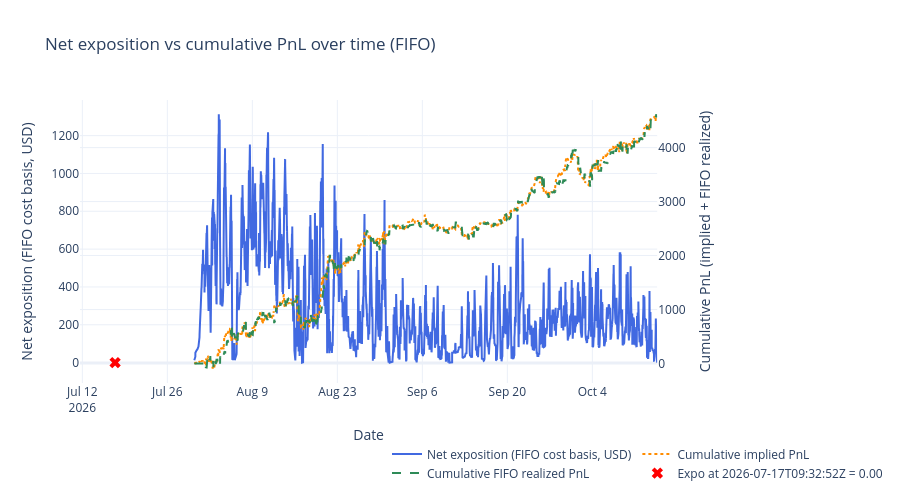

Write notebook code for a chart like this one.
### Code cell
# # Net exposition over time using FIFO cost basis, with resolution resets at lastTradeAt

# # Optional: filter to specific contracts for investigation
# # Set to None to compute over all contracts (default).
# # Examples:
CONTRACT_FILTER = None # {'0xd86a816093fcd0a0e1ca440bc5ce199bd3c5a8d6139e044b076958164f8c5423'} 
# FAST_DELAY_S = 300
TARGET_TS = "2026-07-17T09:32:52Z"

# Load summaries for resolution proxy
with open(BACKTEST_DIR / "summaries.json") as f:
    _summaries = pd.DataFrame(json.load(f))
_summaries['lastTradeAt'] = pd.to_datetime(_summaries['lastTradeAt'], format='mixed', utc=True)
_resolved_at = dict(zip(_summaries['conditionId'], _summaries['lastTradeAt']))

# Derive settlement price per (condition_id, token_id) from implied_pnl
# A single condition can have Yes/No tokens with opposite settlements (0 vs 1)
_settlement = {}
for (_cid, _tid), _fg in wallet_all.groupby(['condition_id', 'token_id']):
    _r = _fg.iloc[0]
    _s = _r['implied_pnl'] / _r['fill_quantity'] + _r['order_price'] if _r['order_side'] == 'BUY' else _r['order_price'] - _r['implied_pnl'] / _r['fill_quantity']
    _settlement[(_cid, _tid)] = round(_s)

# Per-contract FIFO exposure at each fill timestamp
expo_parts = []
for cid, grp in wallet_all.sort_values('dt').groupby('condition_id'):
    if CONTRACT_FILTER is not None and cid not in CONTRACT_FILTER:
        continue
    grp = grp.sort_values('dt')
    long_q = []
    short_q = []
    realized_pnl = 0.0
    buy_vol_acc = 0.0
    sell_vol_acc = 0.0
    rows = []
    for _, row in grp.iterrows():
        qty = row['fill_quantity']
        price = row['order_price']
        if row['order_side'] == 'BUY':
            buy_vol_acc += qty * price
            remaining = qty
            while remaining > 0 and short_q:
                avail, p, _tid_sq = short_q[0]
                match = min(remaining, avail)
                realized_pnl += match * (p - price)
                remaining -= match
                if match == avail:
                    short_q.pop(0)
                else:
                    short_q[0] = (avail - match, p, _tid_sq)
            if remaining > 0:
                long_q.append((remaining, price, row['token_id']))
        else:
            sell_vol_acc += qty * price
            remaining = qty
            while remaining > 0 and long_q:
                avail, p, _tid_lq = long_q[0]
                match = min(remaining, avail)
                realized_pnl += match * (price - p)
                remaining -= match
                if match == avail:
                    long_q.pop(0)
                else:
                    long_q[0] = (avail - match, p, _tid_lq)
            if remaining > 0:
                short_q.append((remaining, price, row['token_id']))

        exposure = sum(q * p for q, p, _ in long_q) + sum(q * p for q, p, _ in short_q)
        if exposure < 0:
            exposure = 0.0
        if cid in _resolved_at and row['dt'] >= _resolved_at[cid]:
            exposure = 0.0
        rows.append({'condition_id': cid, 'dt': row['dt'], 'exposition': exposure, 'cum_realized_pnl': realized_pnl})

    expo_parts.append(pd.DataFrame(rows))

    # Settle remaining position at resolution and reset exposition to 0
    if cid in _resolved_at:
        for q, p, tid in long_q:
            realized_pnl += q * (_settlement.get((cid, tid), 0.0) - p)
        for q, p, tid in short_q:
            realized_pnl += q * (p - _settlement.get((cid, tid), 0.0))
        expo_parts.append(pd.DataFrame([{'condition_id': cid, 'dt': _resolved_at[cid], 'exposition': 0.0, 'cum_realized_pnl': realized_pnl}]))

expo_all = pd.concat(expo_parts, ignore_index=True) if expo_parts else pd.DataFrame(
    columns=['condition_id', 'dt', 'exposition']
)

# Per-contract validation breakdown
if not expo_all.empty:
    _last_per_cid = expo_all.groupby('condition_id')['exposition'].last().reset_index()
    _last_per_cid.columns = ['condition_id', 'exposition']
    _active = _last_per_cid[_last_per_cid['exposition'] > 0].sort_values('exposition', ascending=False)
    print(f"=== Per-contract exposition breakdown{" (filtered)" if CONTRACT_FILTER is not None else ""} ===")
    print(_active.to_string(index=False))
    print(f"\nContracts with exposition > 0: {len(_active)}")
    print(f"Sum of per-contract exposition: {_active['exposition'].sum():.2f}")

# Aggregate across all contracts at each timestamp
# Forward-fill each contract's exposition then sum across contracts
# Each contract's exposition persists until its next fill or resolution
_expo_sorted = expo_all.sort_values(['condition_id', 'dt'])
_expo_sorted['_delta'] = _expo_sorted.groupby('condition_id')['exposition'].diff()
_first_idx = _expo_sorted.groupby('condition_id').head(1).index
_expo_sorted.loc[_first_idx, '_delta'] = _expo_sorted.loc[_first_idx, 'exposition']
ts = _expo_sorted.groupby('dt', as_index=False)['_delta'].sum().sort_values('dt')
ts['exposition'] = ts['_delta'].cumsum()
ts = ts.drop(columns=['_delta'])

# Aggregate FIFO realized PnL across contracts (same diff/cumsum pattern)
_expo_sorted['_rpnl_delta'] = _expo_sorted.groupby('condition_id')['cum_realized_pnl'].diff()
_expo_sorted.loc[_first_idx, '_rpnl_delta'] = _expo_sorted.loc[_first_idx, 'cum_realized_pnl']
_rpnl_ts = _expo_sorted.groupby('dt', as_index=False)['_rpnl_delta'].sum().sort_values('dt')
_rpnl_ts['cum_realized_pnl'] = _rpnl_ts['_rpnl_delta'].cumsum()
_rpnl_ts = _rpnl_ts.drop(columns=['_rpnl_delta'])
ts = ts.merge(_rpnl_ts[['dt', 'cum_realized_pnl']], on='dt', how='outer').sort_values('dt')
ts['exposition'] = ts['exposition'].ffill().fillna(0.0)
ts['cum_realized_pnl'] = ts['cum_realized_pnl'].ffill().fillna(0.0)

if not ts.empty:
    print(f"Aggregate exposition (from ts sum): {ts['exposition'].iloc[-1]:.2f}")
    print(f"Aggregate FIFO realized PnL: {ts['cum_realized_pnl'].iloc[-1]:.2f}")

# Cumulative PnL on secondary axis for comparison
_pnl_df = wallet_all if CONTRACT_FILTER is None else wallet_all[wallet_all['condition_id'].isin(CONTRACT_FILTER)]
pnl_ts = _pnl_df.groupby('dt', as_index=False)['implied_pnl'].sum().sort_values('dt')
pnl_ts['cum_pnl'] = pnl_ts['implied_pnl'].cumsum()

# Cumulative PnL for fills with <= 10 min delay
# _fast_pnl_df = _pnl_df[_pnl_df['delay_s'] <= FAST_DELAY_S]
# fast_pnl_ts = _fast_pnl_df.groupby('dt', as_index=False)['implied_pnl'].sum().sort_values('dt')
# fast_pnl_ts['cum_pnl_fast'] = fast_pnl_ts['implied_pnl'].cumsum()

# Compute exact snapshot exposure at TARGET_TS for marker overlay
cutoff = pd.Timestamp(TARGET_TS, tz='UTC')
snap_df = wallet_all[wallet_all['dt'] <= cutoff].copy()
expo_parts_snap = []
for cid, grp in snap_df.sort_values('dt').groupby('condition_id'):
    if CONTRACT_FILTER is not None and cid not in CONTRACT_FILTER:
        continue
    if cid in _resolved_at and _resolved_at[cid] <= cutoff:
        continue
    long_q = []
    short_q = []
    realized_pnl = 0.0
    buy_vol = 0.0
    sell_vol = 0.0
    for _, row in grp.iterrows():
        qty = row['fill_quantity']
        price = row['order_price']
        if row['order_side'] == 'BUY':
            buy_vol += qty * price
            remaining = qty
            while remaining > 0 and short_q:
                avail, p, _tid_sq = short_q[0]
                match = min(remaining, avail)
                realized_pnl += match * (price - p)
                remaining -= match
                if match == avail:
                    short_q.pop(0)
                else:
                    short_q[0] = (avail - match, p, _tid_sq)
            if remaining > 0:
                long_q.append((remaining, price, row['token_id']))
        else:
            sell_vol += qty * price
            remaining = qty
            while remaining > 0 and long_q:
                avail, p, _tid_lq = long_q[0]
                match = min(remaining, avail)
                realized_pnl += match * (p - price)
                remaining -= match
                if match == avail:
                    long_q.pop(0)
                else:
                    long_q[0] = (avail - match, p, _tid_lq)
            if remaining > 0:
                short_q.append((remaining, price, row['token_id']))
    exposure = sum(q * p for q, p, _ in long_q) + sum(q * p for q, p, _ in short_q)
    if exposure < 0:
        exposure = 0.0
    expo_parts_snap.append(exposure)
snap = sum(expo_parts_snap)
ts = pd.concat([ts, pd.DataFrame([{'dt': cutoff, 'exposition': snap}])], ignore_index=True).sort_values('dt').drop_duplicates('dt')
ts['cum_realized_pnl'] = ts['cum_realized_pnl'].ffill().fillna(0.0)

# Clip to the fills period (extend end to include resolution timestamps)
fill_start = wallet_all['dt'].min()
fill_end = max(wallet_all['dt'].max(), max(_resolved_at.values()))
ts = ts[(ts['dt'] >= fill_start) & (ts['dt'] <= fill_end)]
pnl_ts = pnl_ts[(pnl_ts['dt'] >= fill_start) & (pnl_ts['dt'] <= fill_end)]
# fast_pnl_ts = fast_pnl_ts[(fast_pnl_ts['dt'] >= fill_start) & (fast_pnl_ts['dt'] <= fill_end)]

fig_ntl = make_subplots(specs=[[{'secondary_y': True}]])

fig_ntl.add_trace(go.Scatter(
    x=ts['dt'], y=ts['exposition'],
    mode='lines', name='Net exposition (FIFO cost basis, USD)',
    line=dict(color='royalblue', width=2),
), secondary_y=False)

fig_ntl.add_trace(go.Scatter(
    x=pnl_ts['dt'], y=pnl_ts['cum_pnl'],
    mode='lines', name='Cumulative implied PnL',
    line=dict(color='darkorange', width=2, dash='dot'),
), secondary_y=True)

fig_ntl.add_trace(go.Scatter(
    x=ts['dt'], y=ts['cum_realized_pnl'],
    mode='lines', name='Cumulative FIFO realized PnL',
    line=dict(color='seagreen', width=2, dash='dash'),
), secondary_y=True)

# fig_ntl.add_trace(go.Scatter(
#     x=fast_pnl_ts['dt'], y=fast_pnl_ts['cum_pnl_fast'],
#     mode='lines', name=f'Cumulative PnL (delay <= {FAST_DELAY_S // 60}m)',
#     line=dict(color='mediumpurple', width=2, dash='dashdot'),
# ), secondary_y=True)

fig_ntl.add_trace(go.Scatter(
    x=[cutoff], y=[snap],
    mode='markers', name=f'Expo at {TARGET_TS} = {snap:.2f}',
    marker=dict(color='red', size=10, symbol='x'),
), secondary_y=False)

fig_ntl.update_layout(
    title='Net exposition vs cumulative PnL over time (FIFO)',
    template='plotly_white', height=500,
    legend=dict(x=0.5, y=-0.2, orientation='h'),
)
fig_ntl.update_xaxes(title='Date')
fig_ntl.update_yaxes(title='Net exposition (FIFO cost basis, USD)', secondary_y=False)
fig_ntl.update_yaxes(title='Cumulative PnL (implied + FIFO realized)', secondary_y=True)
fig_ntl.show()

### Figure 1 — Plotly figure (JSON) as saved in the notebook; plotly's stock layout.template omitted (floating-point values rounded to 4 significant figures; data arrays with more than 128 entries replaced by an {"elided": "..."} marker saying what was removed)
{"data": [{"line": {"color": "royalblue", "width": 2}, "mode": "lines", "name": "Net exposition (FIFO cost basis, USD)", "type": "scatter", "x": {"elided": "11566 str values"}, "xaxis": "x", "y": {"elided": "11566 float values"}, "yaxis": "y"}, {"line": {"color": "darkorange", "dash": "dot", "width": 2}, "mode": "lines", "name": "Cumulative implied PnL", "type": "scatter", "x": {"elided": "8361 str values"}, "xaxis": "x", "y": {"elided": "8361 float values"}, "yaxis": "y2"}, {"line": {"color": "seagreen", "dash": "dash", "width": 2}, "mode": "lines", "name": "Cumulative FIFO realized PnL", "type": "scatter", "x": {"elided": "11566 str values"}, "xaxis": "x", "y": {"elided": "11566 float values"}, "yaxis": "y2"}, {"marker": {"color": "red", "size": 10, "symbol": "x"}, "mode": "markers", "name": "Expo at 2026-07-17T09:32:52Z = 0.00", "type": "scatter", "x": ["2026-07-17T09:32:52+00:00"], "xaxis": "x", "y": [0], "yaxis": "y"}], "layout": {"height": 500, "legend": {"orientation": "h", "x": 0.5, "y": -0.2}, "title": {"text": "Net exposition vs cumulative PnL over time (FIFO)"}, "xaxis": {"anchor": "y", "domain": [0, 0.94], "title": {"text": "Date"}}, "yaxis": {"anchor": "x", "domain": [0, 1], "title": {"text": "Net exposition (FIFO cost basis, USD)"}}, "yaxis2": {"anchor": "x", "overlaying": "y", "side": "right", "title": {"text": "Cumulative PnL (implied + FIFO realized)"}}}}
